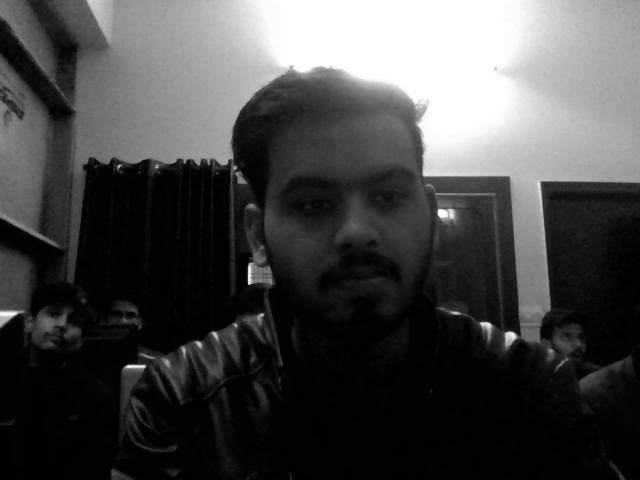
#> input picture dataset_images/image1.jpg, 640 x 480 px, given in place of the camera
$ python masks.py
#> lines starting #> are read from the running program, lines starting #| are printed output that depends on the picture; after the words box and inside, x2 and y2 are one past the last pixel; in counts of white or black regions, pixels touching at a corner belong together
#!/usr/bin/env python3
# -*- coding: utf-8 -*-
"""
Created on Sun Jan 20 04:32:46 2019

@author: nilesh
"""

import cv2
import numpy as np
cam_cap=cv2.VideoCapture(0)
cascade=cv2.CascadeClassifier('face.xml')

while cam_cap.isOpened():
    status,frame=cam_cap.read()
#> frame is the input picture: shape (480, 640, 3); min 0, max 255, mean 70.3
    gray=cv2.cvtColor(frame,cv2.COLOR_BGR2GRAY)
    hsv=cv2.cvtColor(frame,cv2.COLOR_BGR2HSV)
#> hsv: shape (480, 640, 3); mean H, S, V 0, 0, 70.3
    lower_green=np.array([0,0,9])
    upper_green=np.array([133,250,250])
    #creating mask
    mask=cv2.inRange(hsv,lower_green,upper_green)
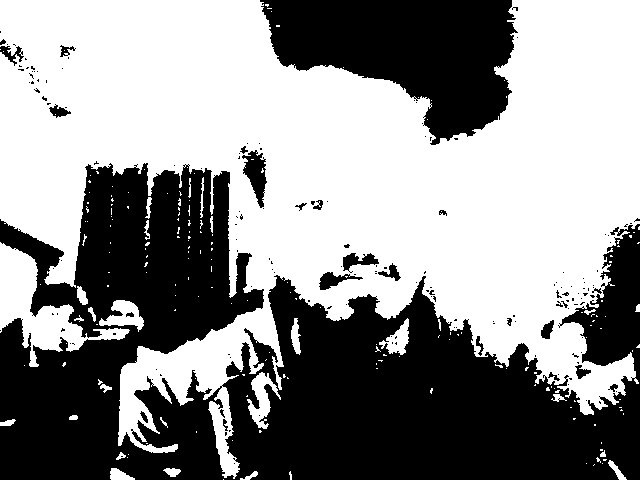
#> mask: shape (480, 640); 55.4% white; 166 black regions (141 under 20 px), largest, box (x1, y1, x2, y2) and area: (0, 163, 640, 480) 111226, (260, 0, 518, 145) 22483, (242, 150, 267, 208) 756
    ret, mask2 = cv2.threshold(gray,0,255,cv2.THRESH_BINARY_INV+cv2.THRESH_OTSU)
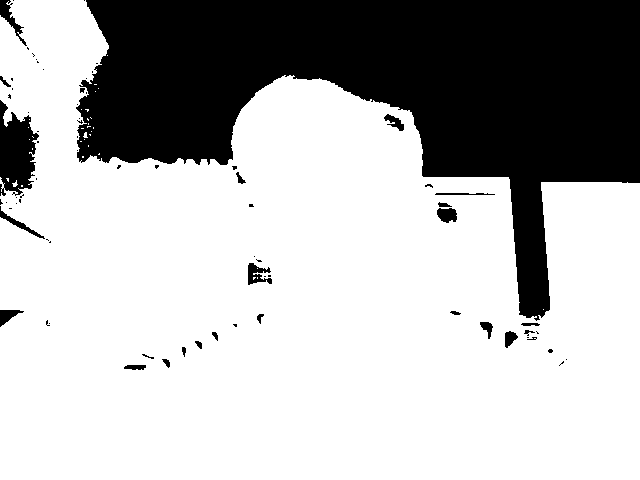
#> mask2: shape (480, 640); 71% white; 75 black regions (50 under 20 px), largest, box (x1, y1, x2, y2) and area: (76, 0, 640, 321) 84232, (0, 100, 39, 196) 2407, (0, 0, 27, 46) 335
#> ret = 105
    mask3 = cv2.createBackgroundSubtractorMOG2().apply(frame)
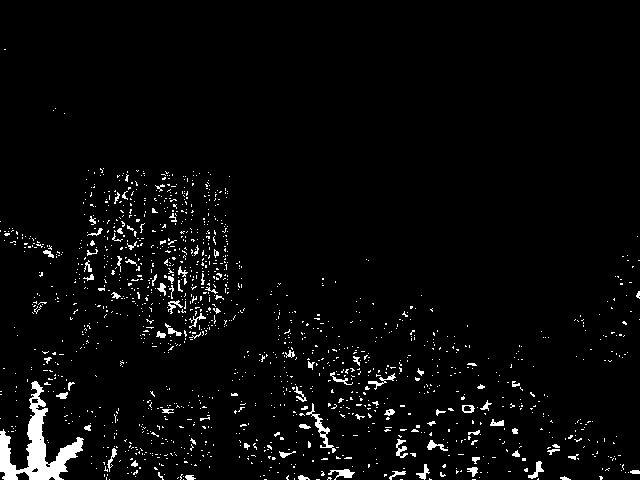
#> mask3: shape (480, 640); values 127 (black) and 255 (white), 3.4% white; 1433 white regions (1351 under 20 px), largest, box (x1, y1, x2, y2) and area: (0, 381, 84, 480) 2579, (306, 403, 336, 453) 259, (328, 469, 355, 480) 135
    mask3_inv=cv2.bitwise_not(mask3)

    cv2.imshow('hsv',mask)
    cv2.imshow('thresh',mask2)
    cv2.imshow('sub',mask3)
    cv2.imshow('sub2',mask3_inv)
    if cv2.waitKey(2) & 0xFF == ord('q'):
#> (key q is pressed here)
        break


cv2.destroyAllWindows()
cam_cap.release()

$ run again, on dataset_images/image10.jpg
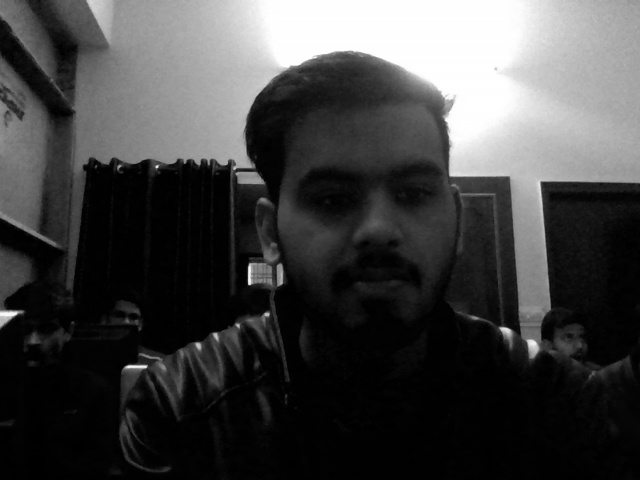
#> input picture dataset_images/image10.jpg, 640 x 480 px, given in place of the camera
#> frame is the input picture: shape (480, 640, 3); min 0, max 255, mean 66.1
#> hsv: shape (480, 640, 3); mean H, S, V 0, 0, 66.1
#> `mask=cv2.inRange(hsv,lower_green,upper_green)`:
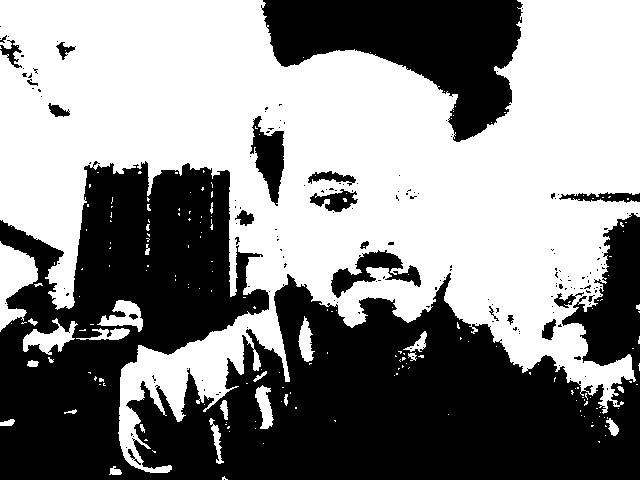
#> mask: shape (480, 640); 53.4% white; 171 black regions (148 under 20 px), largest, box (x1, y1, x2, y2) and area: (0, 161, 640, 480) 117247, (261, 0, 523, 142) 19475, (250, 116, 284, 206) 1599
#> mask2: shape (480, 640); 72% white; 49 black regions (30 under 20 px), largest, box (x1, y1, x2, y2) and area: (73, 0, 640, 321) 79784, (0, 100, 56, 245) 3437, (0, 0, 31, 51) 502
#> ret = 103
#> `mask3 = cv2.createBackgroundSubtractorMOG2().apply(frame)`:
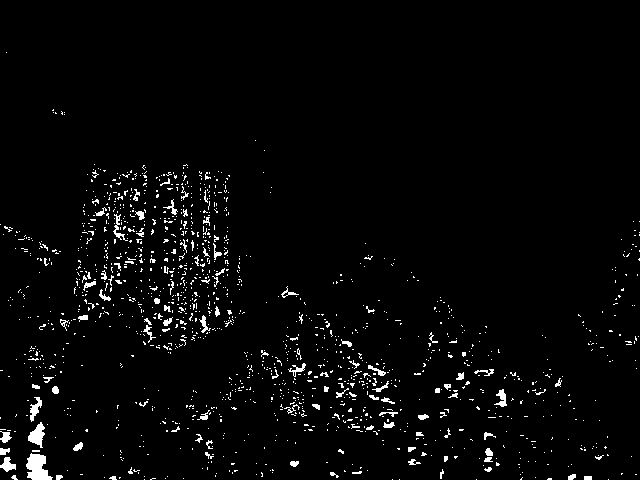
#> mask3: shape (480, 640); values 127 (black) and 255 (white), 2.8% white in thin lines or dots, all inside (x1, y1, x2, y2) = (0, 52, 640, 480)

$ run again, on dataset_images/image12.jpg
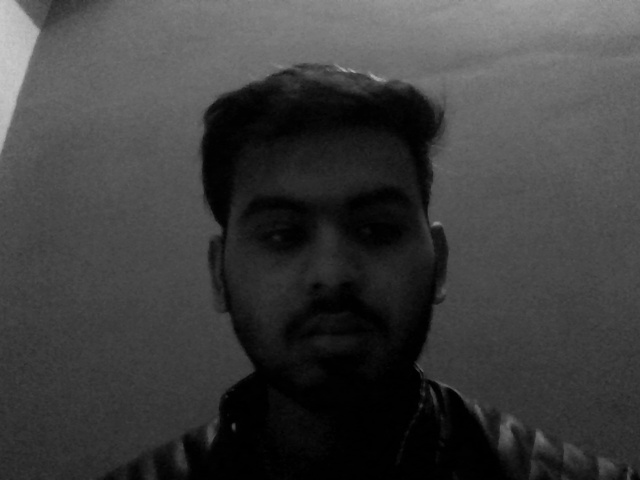
#> input picture dataset_images/image12.jpg, 640 x 480 px, given in place of the camera
#> frame is the input picture: shape (480, 640, 3); min 0, max 202, mean 61.7
#> hsv: shape (480, 640, 3); mean H, S, V 0, 0, 61.7
#> `mask=cv2.inRange(hsv,lower_green,upper_green)`:
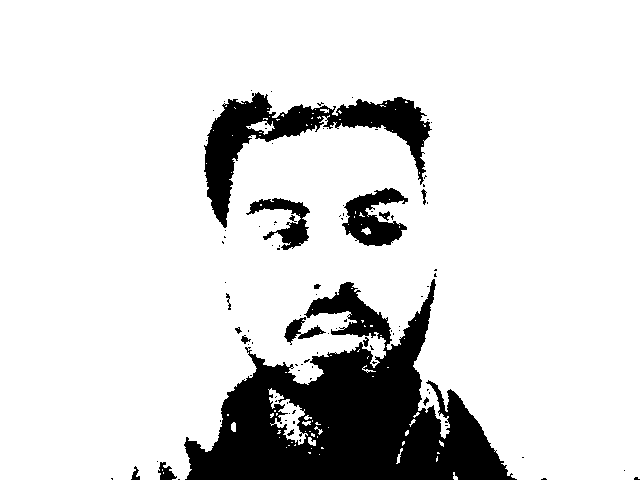
#> mask: shape (480, 640); 85.6% white; 97 black regions (80 under 20 px), largest, box (x1, y1, x2, y2) and area: (184, 279, 517, 480) 31264, (204, 92, 432, 228) 8293, (342, 188, 408, 246) 2098
#> mask2: shape (480, 640); 46.6% white; 251 white regions (228 under 20 px), largest, box (x1, y1, x2, y2) and area: (0, 70, 640, 480) 141125, (47, 0, 74, 20) 277, (552, 327, 572, 358) 205
#> ret = 59
#> `mask3 = cv2.createBackgroundSubtractorMOG2().apply(frame)`:
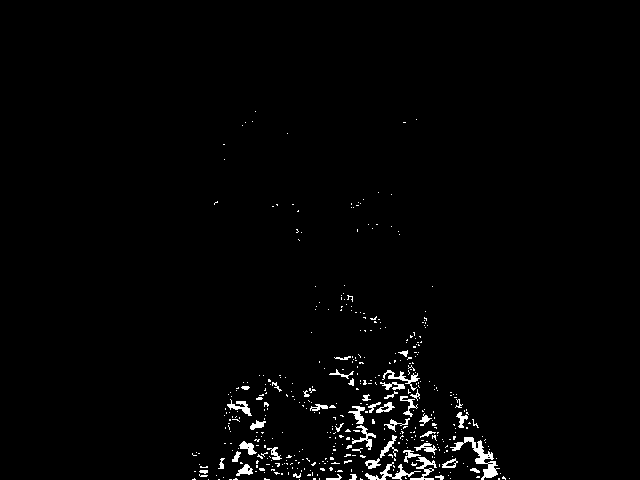
#> mask3: shape (480, 640); values 127 (black) and 255 (white), 1.7% white; 433 white regions (387 under 20 px), largest, box (x1, y1, x2, y2) and area: (450, 437, 500, 480) 525, (365, 462, 421, 480) 267, (410, 457, 437, 480) 210
